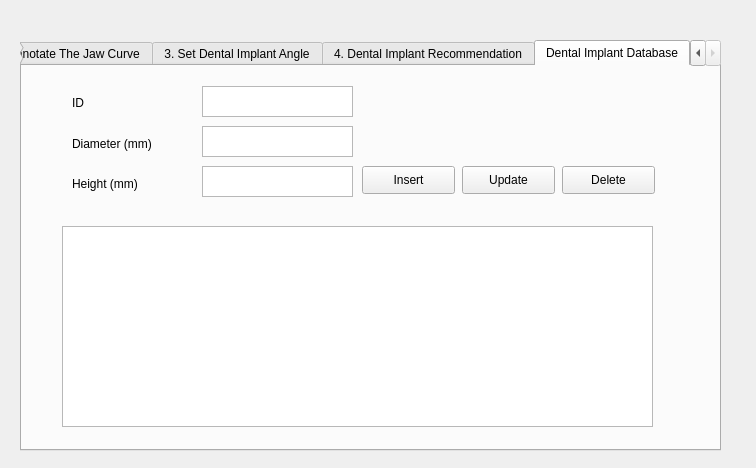
<?xml version="1.0" encoding="UTF-8"?>
<ui version="4.0">
 <class>Dialog</class>
 <widget class="QDialog" name="Dialog">
  <property name="geometry">
   <rect>
    <x>0</x>
    <y>0</y>
    <width>756</width>
    <height>468</height>
   </rect>
  </property>
  <property name="windowTitle">
   <string>Dialog</string>
  </property>
  <widget class="QTabWidget" name="tabWidget">
   <property name="geometry">
    <rect>
     <x>20</x>
     <y>40</y>
     <width>701</width>
     <height>411</height>
    </rect>
   </property>
   <property name="currentIndex">
    <number>4</number>
   </property>
   <widget class="QWidget" name="tab">
    <attribute name="title">
     <string>1. Load Patient Folder</string>
    </attribute>
    <widget class="QTabWidget" name="tabWidget_2">
     <property name="geometry">
      <rect>
       <x>10</x>
       <y>20</y>
       <width>491</width>
       <height>331</height>
      </rect>
     </property>
     <property name="currentIndex">
      <number>0</number>
     </property>
     <widget class="QWidget" name="tab_3">
      <attribute name="title">
       <string>Convert to DICOMDIR</string>
      </attribute>
      <widget class="QPushButton" name="pushButton">
       <property name="geometry">
        <rect>
         <x>300</x>
         <y>20</y>
         <width>161</width>
         <height>31</height>
        </rect>
       </property>
       <property name="text">
        <string>Load Patient Folder</string>
       </property>
      </widget>
      <widget class="QPushButton" name="pushButton_2">
       <property name="geometry">
        <rect>
         <x>20</x>
         <y>70</y>
         <width>93</width>
         <height>28</height>
        </rect>
       </property>
       <property name="text">
        <string>Convert</string>
       </property>
      </widget>
      <widget class="QLineEdit" name="lineEdit">
       <property name="geometry">
        <rect>
         <x>20</x>
         <y>19</y>
         <width>261</width>
         <height>31</height>
        </rect>
       </property>
      </widget>
     </widget>
     <widget class="QWidget" name="tab_4">
      <attribute name="title">
       <string>Load DICOMDIR Files</string>
      </attribute>
      <widget class="QLineEdit" name="lineEdit_2">
       <property name="geometry">
        <rect>
         <x>20</x>
         <y>30</y>
         <width>261</width>
         <height>31</height>
        </rect>
       </property>
      </widget>
      <widget class="QPushButton" name="pushButton_3">
       <property name="geometry">
        <rect>
         <x>300</x>
         <y>31</y>
         <width>161</width>
         <height>31</height>
        </rect>
       </property>
       <property name="text">
        <string>Load Patient Folder</string>
       </property>
      </widget>
     </widget>
    </widget>
   </widget>
   <widget class="QWidget" name="tab_2">
    <attribute name="title">
     <string>2. Annotate The Jaw Curve</string>
    </attribute>
    <widget class="QPushButton" name="pushButton_4">
     <property name="geometry">
      <rect>
       <x>10</x>
       <y>40</y>
       <width>191</width>
       <height>41</height>
      </rect>
     </property>
     <property name="text">
      <string>Annotate The Jaw Curve</string>
     </property>
    </widget>
   </widget>
   <widget class="QWidget" name="tab_7">
    <attribute name="title">
     <string>3. Set Dental Implant Angle</string>
    </attribute>
   </widget>
   <widget class="QWidget" name="tab_5">
    <attribute name="title">
     <string>4. Dental Implant Recommendation</string>
    </attribute>
    <widget class="QPushButton" name="pushButton_5">
     <property name="geometry">
      <rect>
       <x>310</x>
       <y>50</y>
       <width>161</width>
       <height>31</height>
      </rect>
     </property>
     <property name="text">
      <string>Load The Jaw Curve</string>
     </property>
    </widget>
    <widget class="QLineEdit" name="lineEdit_3">
     <property name="geometry">
      <rect>
       <x>30</x>
       <y>50</y>
       <width>261</width>
       <height>31</height>
      </rect>
     </property>
    </widget>
    <widget class="QPushButton" name="pushButton_6">
     <property name="geometry">
      <rect>
       <x>30</x>
       <y>100</y>
       <width>241</width>
       <height>31</height>
      </rect>
     </property>
     <property name="text">
      <string>Get Dental Implant Recommendation</string>
     </property>
    </widget>
   </widget>
   <widget class="QWidget" name="tab_6">
    <attribute name="title">
     <string>Dental Implant Database</string>
    </attribute>
    <widget class="QTableView" name="tableView">
     <property name="geometry">
      <rect>
       <x>40</x>
       <y>160</y>
       <width>591</width>
       <height>201</height>
      </rect>
     </property>
    </widget>
    <widget class="QTextEdit" name="textEdit">
     <property name="geometry">
      <rect>
       <x>180</x>
       <y>20</y>
       <width>151</width>
       <height>31</height>
      </rect>
     </property>
    </widget>
    <widget class="QTextEdit" name="textEdit_2">
     <property name="geometry">
      <rect>
       <x>180</x>
       <y>60</y>
       <width>151</width>
       <height>31</height>
      </rect>
     </property>
    </widget>
    <widget class="QTextEdit" name="textEdit_3">
     <property name="geometry">
      <rect>
       <x>180</x>
       <y>100</y>
       <width>151</width>
       <height>31</height>
      </rect>
     </property>
    </widget>
    <widget class="QLabel" name="label">
     <property name="geometry">
      <rect>
       <x>50</x>
       <y>30</y>
       <width>47</width>
       <height>13</height>
      </rect>
     </property>
     <property name="font">
      <font>
       <pointsize>9</pointsize>
      </font>
     </property>
     <property name="text">
      <string>ID</string>
     </property>
    </widget>
    <widget class="QLabel" name="label_2">
     <property name="geometry">
      <rect>
       <x>50</x>
       <y>70</y>
       <width>101</width>
       <height>16</height>
      </rect>
     </property>
     <property name="font">
      <font>
       <pointsize>9</pointsize>
      </font>
     </property>
     <property name="text">
      <string>Diameter (mm)</string>
     </property>
    </widget>
    <widget class="QLabel" name="label_3">
     <property name="geometry">
      <rect>
       <x>50</x>
       <y>110</y>
       <width>101</width>
       <height>16</height>
      </rect>
     </property>
     <property name="font">
      <font>
       <pointsize>9</pointsize>
      </font>
     </property>
     <property name="text">
      <string>Height (mm)</string>
     </property>
    </widget>
    <widget class="QPushButton" name="pushButton_7">
     <property name="geometry">
      <rect>
       <x>340</x>
       <y>100</y>
       <width>93</width>
       <height>28</height>
      </rect>
     </property>
     <property name="text">
      <string>Insert</string>
     </property>
    </widget>
    <widget class="QPushButton" name="pushButton_8">
     <property name="geometry">
      <rect>
       <x>440</x>
       <y>100</y>
       <width>93</width>
       <height>28</height>
      </rect>
     </property>
     <property name="text">
      <string>Update</string>
     </property>
    </widget>
    <widget class="QPushButton" name="pushButton_9">
     <property name="geometry">
      <rect>
       <x>540</x>
       <y>100</y>
       <width>93</width>
       <height>28</height>
      </rect>
     </property>
     <property name="text">
      <string>Delete</string>
     </property>
    </widget>
   </widget>
  </widget>
 </widget>
 <resources/>
 <connections/>
</ui>
